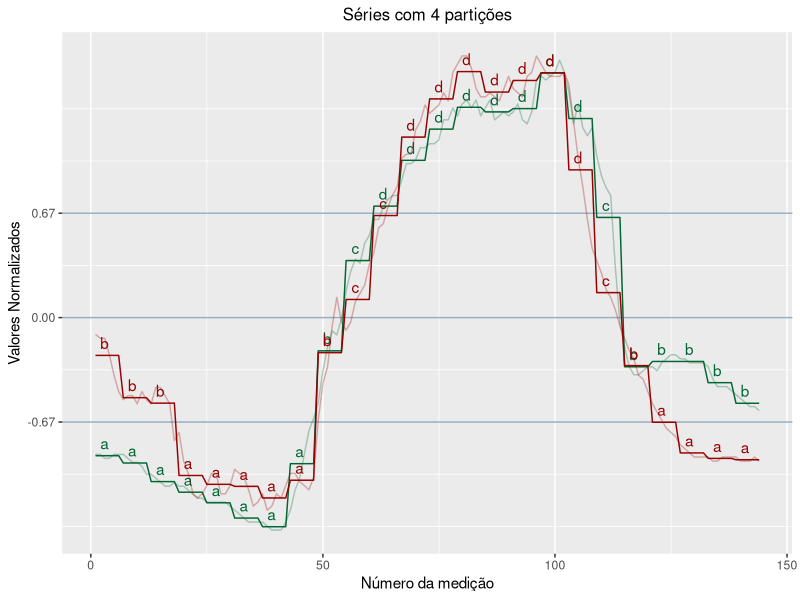
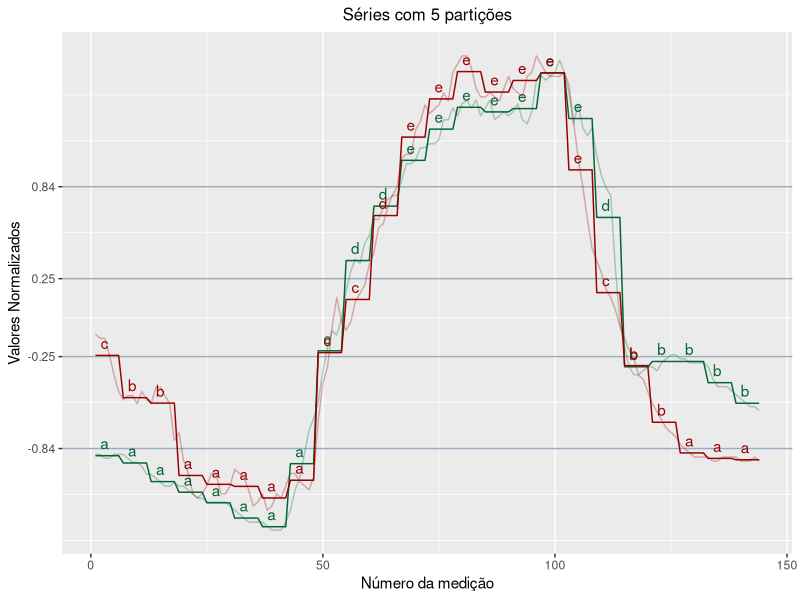
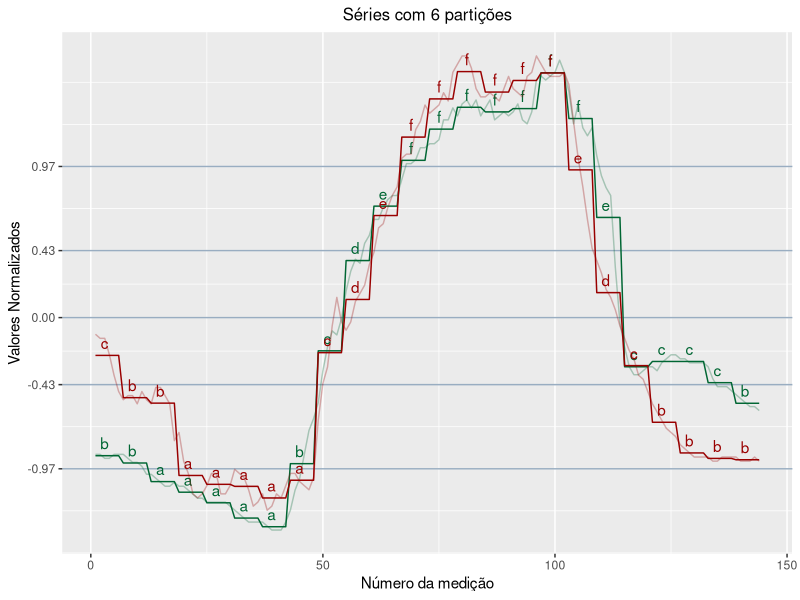
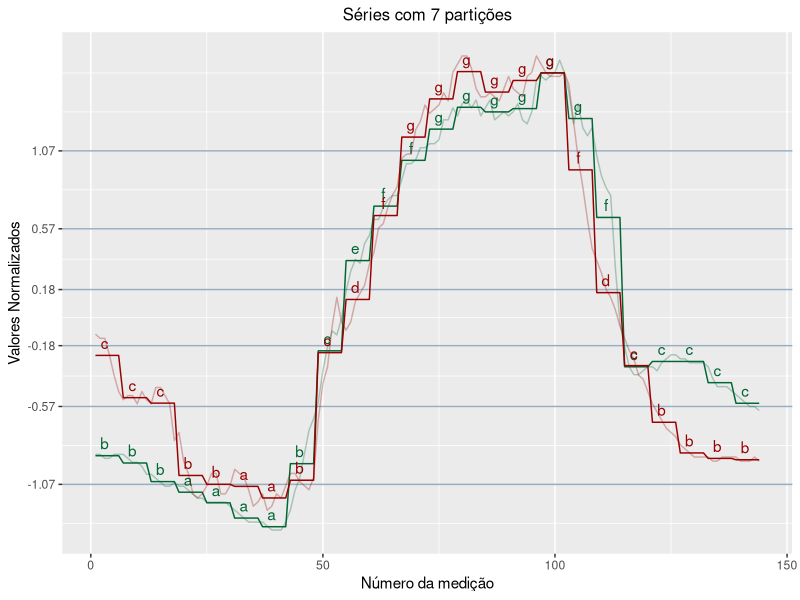

Here is the R script that generated these plots, in order:
####################################
## INF-0611 - Trabalho 2 - Questao 1
## Aluno: Felipe Wolff Ramos
####################################

library(ggplot2)

A <- c(21.7, 21.7, 21.6, 21.6, 21.7, 21.7, 21.7, 21.6, 21.5, 21.5, 21.4, 21.2,
       21.2, 21.1, 21.0, 20.9, 20.9, 21.0, 20.9, 20.9, 20.8, 20.7, 20.6, 20.6,
       20.5, 20.5, 20.5, 20.5, 20.5, 20.4, 20.3, 20.2, 20.1, 20.0, 20.0, 20.0,
       20.0, 19.9, 19.8, 19.8, 19.8, 20.0, 20.3, 20.8, 21.1, 21.7, 22.3, 22.6,
       23.0, 23.8, 24.4, 24.8, 24.7, 25.1, 25.8, 26.3, 26.6, 26.5, 27.0, 27.2,
       27.6, 27.6, 27.9, 28.1, 28.2, 28.2, 28.6, 29.0, 29.0, 29.1, 29.4, 29.4,
       29.5, 29.5, 29.6, 30.1, 30.1, 30.4, 30.2, 30.5, 30.6, 30.4, 30.6, 30.2,
       30.4, 30.6, 30.1, 30.2, 30.3, 30.2, 30.3, 30.5, 30.1, 30.0, 30.3, 31.1,
       31.2, 31.1, 31.2, 31.3, 31.6, 31.3, 30.8, 30.0, 30.5, 29.9, 29.7, 29.9,
       29.2, 28.7, 28.4, 28.2, 26.4, 25.0, 24.4, 23.9, 23.7, 23.7, 23.8, 23.9,
       23.9, 23.8, 24.0, 24.1, 24.2, 24.2, 24.1, 24.1, 24.0, 24.0, 24.0, 24.0,
       23.9, 23.6, 23.4, 23.4, 23.4, 23.3, 23.2, 23.1, 23.0, 22.9, 22.9, 22.8)
B <- c(21.4, 21.3, 21.3, 20.9, 20.4, 20.0, 19.8, 19.9, 19.9, 19.7, 20.0, 19.8, 
       19.7, 20.1, 20.1, 19.9, 19.7, 18.8, 19.0, 18.3, 18.0, 17.5, 17.4, 17.5, 
       17.7, 18.0, 18.0, 17.5, 17.5, 17.7, 18.1, 18.0, 17.9, 17.6, 17.2, 17.3, 
       17.5, 17.1, 17.2, 17.5, 17.4, 17.7, 18.0, 18.0, 17.8, 17.7, 17.6, 17.9, 
       19.3, 20.2, 20.6, 21.6, 22.3, 21.7, 21.5, 21.7, 22.2, 22.4, 22.6, 23.1, 
       23.4, 24.0, 24.1, 24.5, 24.8, 25.0, 25.7, 25.8, 25.8, 26.4, 26.6, 27.0, 
       26.8, 26.9, 27.0, 27.3, 27.1, 27.8, 28.0, 28.2, 28.2, 27.9, 27.4, 27.2, 
       27.2, 27.3, 27.2, 27.1, 27.4, 27.7, 27.4, 27.3, 27.2, 27.7, 27.8, 28.2, 
       28.0, 27.8, 27.7, 27.7, 27.7, 27.8, 27.5, 26.6, 25.7, 25.0, 24.2, 23.5, 
       23.2, 22.9, 22.5, 22.3, 22.0, 21.6, 21.3, 21.0, 20.8, 20.4, 20.3, 20.0, 
       19.7, 19.5, 19.3, 19.1, 19.0, 18.9, 18.7, 18.6, 18.5, 18.4, 18.4, 18.4, 
       18.4, 18.3, 18.3, 18.4, 18.4, 18.4, 18.4, 18.3, 18.3, 18.3, 18.4, 18.3)


gaussianEqProbPartitions <- function(numPart) {
  partitions <- list(c(), 
                     c(), 
                     c(-0.43, 0.43), 
                     c(-0.67, 0, 0.67), 
                     c(-0.84, -0.25, 0.25, 0.84),
                     c(-0.97, -0.43, 0, 0.43, 0.97),
                     c(-1.07, -0.57, -0.18, 0.18, 0.57, 1.07))
  return(partitions[[numPart]])
}

normalize <- function(data) {
  meanData <- mean(data)
  sdData <- sd(data)
  return((data - meanData) / sdData)
}

paa <- function(data, dimens) {
  combinationSize <- length(data) / dimens
  result <- c()
  for (i in c(0:(dimens-1))) {
    tmp <- data[(1+i*combinationSize):((1+i)*combinationSize)]
    result <- c(result,(sum(tmp)/combinationSize))
  }
  return(result)
}

sumIfInRange <- function(value, cmp, min = NULL, max = NULL, by=1) {
  if (is.null(min) && is.null(max)) return(value)
  if (!is.null(min) && !is.null(max)) {
    if (cmp >= min && cmp < max) return(value + by)
  } else if (is.null(max)) {
    if (cmp >= min) return(value + by)
  } else {
    if (cmp < max) return (value + by)
  }
  return(value)
}

sumIfInRange <- Vectorize(sumIfInRange)

convertToEqualProbSymbols <- function(data, partitions) {
  partLimits <- gaussianEqProbPartitions(partitions)
  result <- seq(from=1, by=0, length.out=length(data))
  for (i in c(1:length(partLimits))) {
    result <- sumIfInRange(result, data, min=partLimits[i])
  }
  result <- letters[result]
  return(result)
}

symbolsDist <- function(val1 , val2, partitions) {
  partLimits <- gaussianEqProbPartitions(partitions)
  val1 <- match(val1, letters)
  val2 <- match(val2, letters)
  if (abs(val1 - val2) <= 1) {
    return(0)
  } else {
    idxMax <- max(val1,val2) - 1
    idxMin <- min(val1, val2)
    return(partLimits[idxMax] - partLimits[idxMin])
  }  
}

minDist <- function(data1, data2, dimens, origLength, partitions) {
  combinationSize <- origLength / dimens
  result <- 0
  for (i in c(1:length(data1))) {
    result <- result + (symbolsDist(data1[i],data2[i],partitions))^2
  }
  result <- sqrt(result)*sqrt(combinationSize)
  return(result)
}

genLabelsPerPartition <- function(data, partitions, totalSize) {
  symbols <- convertToEqualProbSymbols(data, partitions)
  reps <- totalSize / length(data)
  result <- c()
  for (i in c(1:length(symbols))) {
    tmp <- c()
    for (j in c(1:reps)) {
      if (j == reps/2) {
        tmp <- c(tmp,symbols[i])
      } else {
        tmp <- c(tmp,"")
      }
    }
    result <- c(result,tmp)
  }
  return(result)
}

plotDiscrete <- function(ANorm, BNorm, numPartitions, dimens) {
  size <- length(ANorm)
  points <- c(1:size)
  partitions <- gaussianEqProbPartitions(numPartitions)
  
  APaa <- paa(ANorm, dimens)
  BPaa <- paa(BNorm, dimens)
  
  Asym <- convertToEqualProbSymbols(APaa,i)
  APaaPlot <- rep(APaa, times=1, each=6)
  BPaaPlot <- rep(BPaa, times=1, each=6)
  Alabels <- genLabelsPerPartition(APaa, numPartitions, size)
  Blabels <- genLabelsPerPartition(BPaa, numPartitions, size)
  
  dFrame <- data.frame(ANorm, BNorm, APaaPlot, BPaaPlot ,points, Alabels, Blabels)
  g <- ggplot(data = dFrame) + 
    labs(title=paste("Séries com", numPartitions, "partições"), y="Valores Normalizados", x="Número da medição") +
    theme(plot.title = element_text(hjust = 0.5, size = 12)) +
    geom_hline(yintercept = partitions, alpha = 0.4, colour="#003366") +
    scale_y_continuous(breaks=partitions)
  
  g <- g +
    geom_line(aes(x=points, y=APaaPlot), colour="#006633") +
    geom_line(aes(x=points, y=ANorm), alpha=0.3, colour="#006633") +
    geom_text(aes(x=points, y=APaaPlot, label=Alabels), nudge_y = 0.08, colour="#006633")
  
  g <- g +
    geom_line(aes(x=points, y=BPaaPlot), colour="#990000") +
    geom_line(aes(x=points, y=BNorm), alpha=0.3, colour="#990000") +
    geom_text(aes(x=points, y=BPaaPlot, label=Blabels), nudge_y = 0.08, colour="#990000")
  
  return(g)
}

dimens <- 24

ANorm <- normalize(A)
BNorm <- normalize(B)

APaa <- paa(ANorm, dimens)
BPaa <- paa(BNorm, dimens)

for (i in c(4:7)) {
  ASym <- convertToEqualProbSymbols(APaa,i)
  BSym <- convertToEqualProbSymbols(BPaa,i)
  
  print(minDist(ASym,BSym,dimens,length(A),i))
}

plotDiscrete(ANorm, BNorm, 4, dimens)
plotDiscrete(ANorm, BNorm, 5, dimens)
plotDiscrete(ANorm, BNorm, 6, dimens)
plotDiscrete(ANorm, BNorm, 7, dimens)